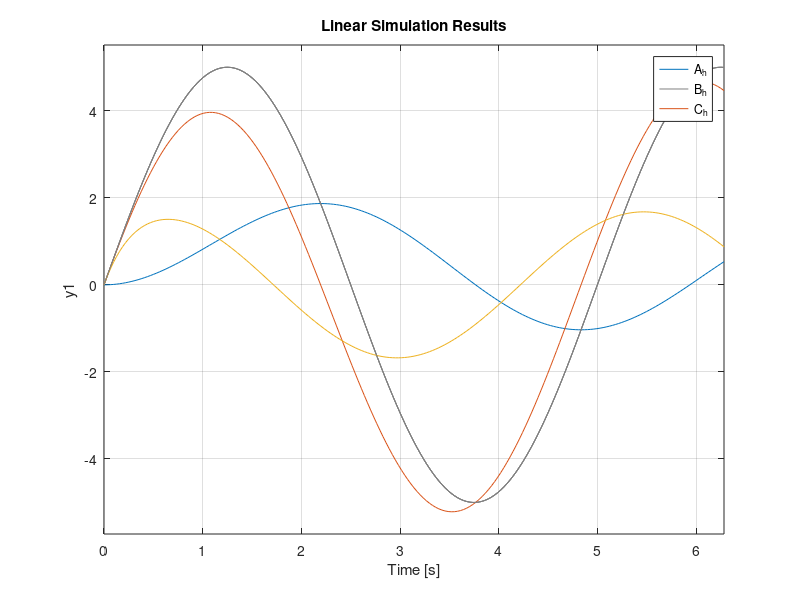

The MATLAB source for this figure:
% Oppgave 1e)
R2 =  10e3;  % k[ohm]
R1 = 100e3;  % k[ohm]
C1 = 30e-6;  % micro[F]

s = tf('s');
t = 0:pi/100:2*pi;

% Sinuser
v1 = 5 * sin(2*pi*0.2*t);
v2 = 5 * sin(2*pi*1.0*t);

% Krets A)             
A_h = 1/(R1*C1*s + 1);  

% Krets B)
B_h = (R1*C1*s)/(R1*C1*s + 1);

% Krets C)
C_h = R2*(1+s*C1*R1)/(R1+R2*(1+s*C1*R1));

% Plott er flott
lsim(A_h, B_h, C_h, v1, t)

